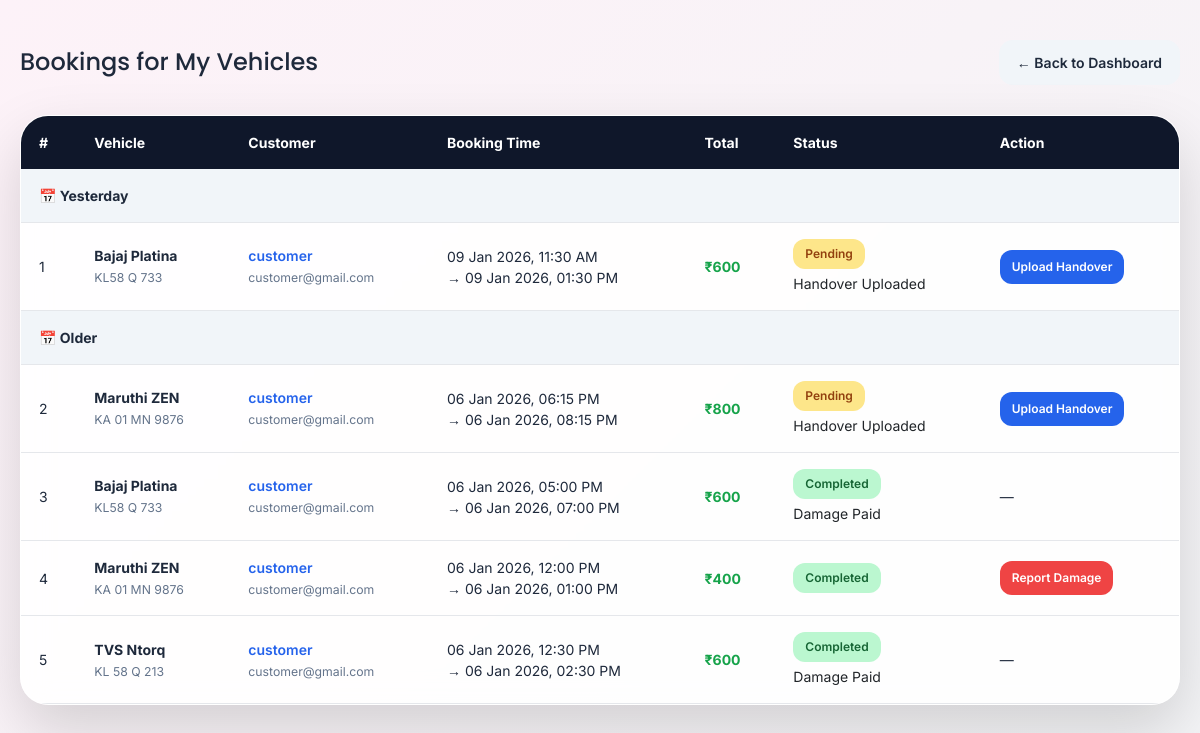
The page /owner_vehicle_bookings/ (signed in) on the database as committed earlier.
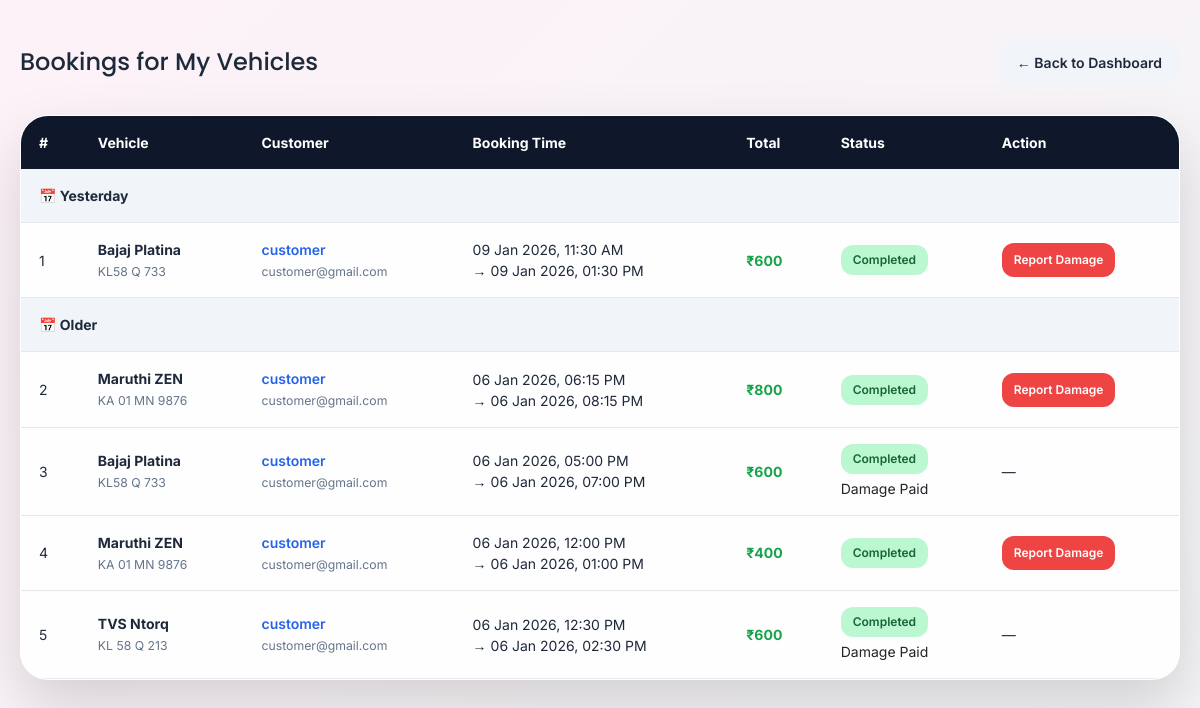
The same page on the database as committed later.
### wheelzy_app/models.py (models this page shows, shortened)
class Booking(models.Model):
    STATUS_CHOICES = [
        ("payment_pending", "Payment Pending"),
        ("pending", "Pending"),
        ("confirmed", "Confirmed"),
        ("in_use", "In Use"),
        ("returned", "Returned"),
        ("damage_reported", "Damage Reported"),
        ("cancelled", "Cancelled"),
    ]
    user = models.ForeignKey(User, on_delete=models.CASCADE)
    vehicle = models.ForeignKey(Vehicle, on_delete=models.CASCADE)
    start_time = models.DateTimeField()
    end_time = models.DateTimeField()
    total_price = models.PositiveIntegerField(default=0)
    status = models.CharField(max_length=30, choices=STATUS_CHOICES, default="payment_pending")
    is_rent_paid = models.BooleanField(default=False)
    ordered_at = models.DateTimeField(auto_now_add=True)
    razorpay_order_id = models.CharField(max_length=255, blank=True, null=True)
    razorpay_payment_id = models.CharField(max_length=255, blank=True, null=True)
    razorpay_signature = models.CharField(max_length=255, blank=True, null=True)

class Vehicle(models.Model):
    VEHICLE_TYPES = (
        ("car", "Car"),
        ("bike", "Bike"),
    )
    owner = models.ForeignKey(
        User,
        on_delete=models.CASCADE,
        related_name="vehicles",
        null=True,
        blank=True
    )
    vehicle_name = models.CharField(max_length=255)
    vehicle_type = models.CharField(max_length=25, choices=VEHICLE_TYPES)
    number_plate = models.CharField(max_length=50, unique=True)
    price_per_hour = models.PositiveIntegerField()
    seats = models.PositiveIntegerField(blank=True)
    image = CloudinaryField('vehicle_images', blank=True, null=True)
    is_available = models.BooleanField(default=True)

### wheelzy_app/views.py (the view)
# urls.py: path("owner_vehicle_bookings/", views.owner_bookings, name="owner_vehicle_bookings"),
@login_required
def owner_bookings(request):
    if not request.user.groups.filter(name="owner").exists():
        messages.error(request, "Access denied")
        return redirect("home")
    qs = (
        Booking.objects
        .filter(vehicle__owner=request.user,
                is_rent_paid = True
        )
        .exclude(status="payment_pending")
        .select_related("vehicle", "user")
        .prefetch_related("documents")
        .prefetch_related(
            "handover_photos",
            Prefetch("damage_report", queryset=DamageReport.objects.all())
        )
        .order_by("-ordered_at")   # ✅ LATEST → OLDEST
    )
    paginator = Paginator(qs, 10)
    page_number = request.GET.get("page")
    bookings = paginator.get_page(page_number)
    today = timezone.now().date()
    yesterday = today - timedelta(days=1)
    for booking in bookings:
        booking.booking_group = (
            "Today" if booking.ordered_at.date() == today
            else "Yesterday" if booking.ordered_at.date() == yesterday
            else "Older"
        )
    return render(
        request,
        "owner_bookings.html",
        {"bookings": bookings}
    )

### wheelzy_app/templates/owner_bookings.html (shortened to what the changed rows need)
{% load static %}
<!DOCTYPE html>
<html lang="en">
<head>
    <link href="https://cdn.jsdelivr.net/npm/bootstrap@5.3.2/dist/css/bootstrap.min.css" rel="stylesheet">
    <link rel="stylesheet" href="https://cdnjs.cloudflare.com/ajax/libs/font-awesome/6.5.1/css/all.min.css">
</head>
<body>
<div class="page-wrapper">
    <div class="page-header">
        <h2>Bookings for My Vehicles</h2>
    </div>
    {% if bookings %}
    <div class="table-card">
        <div style="overflow-x:auto;">
            <table>
                <thead>
                    <tr>
                        <th>#</th>
                        <th>Vehicle</th>
                        <th>Customer</th>
                        <th>Booking Time</th>
                        <th>Total</th>
                        <th>Status</th>
                        <th>Action</th>
                    </tr>
                </thead>
                <tbody>
                {% for booking in bookings %}
                    {% ifchanged booking.booking_group %}
                    <tr class="group-row">
                        <td colspan="7">📅 {{ booking.booking_group }}</td>
                    </tr>
                    {% endifchanged %}
                    <tr>
                        <td>{{ bookings.start_index|add:forloop.counter0 }}</td>
                        <td>
                            <strong>{{ booking.vehicle.vehicle_name }}</strong><br>
                            <small style="color:var(--text-light);">
                                {{ booking.vehicle.number_plate }}
                            </small>
                        </td>
                        <td>
                            {% with doc=booking.documents %}
                            <a href="javascript:void(0)"
                            class="customer-link"
                            data-name="{{ booking.user.username }}"
                            data-email="{{ booking.user.email }}"
                            data-phone="{{ booking.user.profile.phone_number|default:'' }}"
                            data-address="{{ booking.user.profile.address|default:'' }}"
                            data-photo="{{ booking.user.profile.photo.url|default:'' }}"
                            data-aadhaar="{{ doc.aadhaar_photo.url|default:'' }}"
                            data-license="{{ doc.driving_license_photo.url|default:'' }}"
                            style="font-weight:600;color:#2563eb;text-decoration:none;">
                            {{ booking.user.username }}
                            </a>
                            {% endwith %}
                            <br>
                            <small style="color:var(--text-light);">
                                {{ booking.user.email }}
                            </small>
                        </td>
                        <td>
                            {{ booking.start_time|date:"d M Y, h:i A" }}<br>
                            → {{ booking.end_time|date:"d M Y, h:i A" }}
                        </td>
                        <td style="font-weight:700;color:var(--success);">
                            ₹{{ booking.total_price }}
                        </td>
                        <td>
                            {% if booking.status == "pending" %}
                                <span class="status pending">Pending</span>
                                {% if booking.handover_photos.exists %}
                                    <div class="mt-1">
                                        <span class="text-dark">Handover Uploaded</span>
                                    </div>
                                {% endif %}
                            {% elif booking.status == "confirmed" %}
                                <span class="status confirmed">Confirmed</span>
                            {% elif booking.status == "in_use" %}
                                <span class="status in_use">In Use</span>
                            {% elif booking.status == "returned" %}
                                <span class="status completed">Completed</span>
                            {% endif %}
                        </td>
                        <td>
                            {% if booking.status == "pending" %}
                                <a href="{% url 'upload_handover_photos' booking.id %}"
                                   class="btn-action btn-primary">
                                    Upload Handover
                                </a>
                            {% elif booking.status == "returned" %}
                                <a href="{% url 'add_damage_report' booking.id %}"
                                   class="btn-action btn-danger">
                                    Report Damage
                                </a>
                            {% else %}
                                —
                            {% endif %}
                        </td>
                    </tr>
                {% endfor %}
                </tbody>
            </table>
        </div>
    </div>
    {% endif %}
</div>
</body>
</html>

Rows that differ between the two databases and show on the page:
changed Booking "Yesterday": status "Pending Handover Uploaded Upload Handover" → "Completed Report Damage"
changed Booking "Older": status "Pending Handover Uploaded Upload Handover" → "Completed Report Damage"
